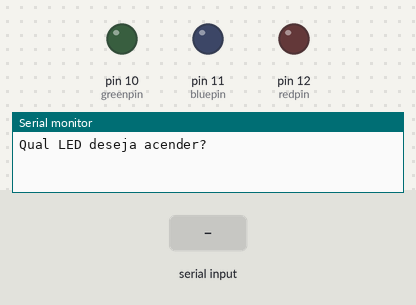
Recording of a sketch running on a simulated Arduino Uno, built with avr-gcc and run on an emulated ATmega328P. Shown: output pins drawn as LEDs (lit = HIGH), the last lines printed to the serial monitor. Inputs (shaded band) come from the test bench.

Above: at 1.2 s.
1.3 s: "vermelho" received over Serial
At 2.8 s:
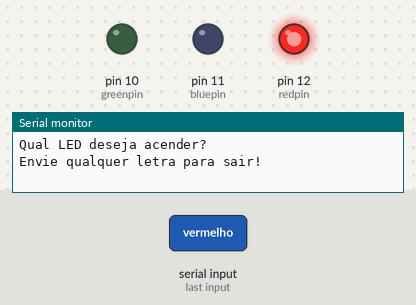
3.8 s: "verde" received over Serial
At 4.9 s:
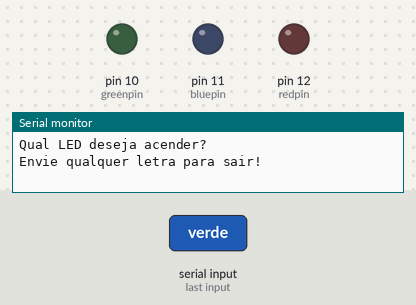
5.3 s: "azul" received over Serial
At 6.2 s:
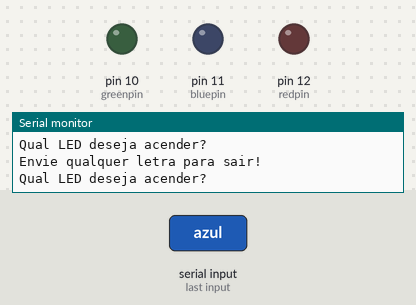
Timing chart, 0 to 8.3 s (numbered marks = the images above; inputs shaded):
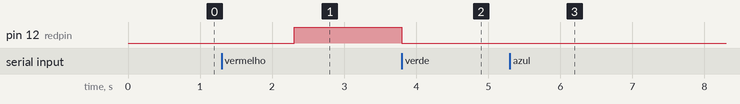

The sketch:

atividade_escolhaled1.ino
```cpp
int redpin = 12;
int bluepin = 11;
int greenpin = 10;
String myLed;
String ask="Qual LED deseja acender?";
String sair="Envie qualquer letra para sair!";

void setup(){
	pinMode(redpin, OUTPUT);
	pinMode(greenpin, OUTPUT);
	pinMode(bluepin, OUTPUT);
	Serial.begin(9600);
}

void loop(){
  Serial.println(ask);
  while (Serial.available() == 0){
  }
  myLed = Serial.readString();
  if (myLed == "vermelho"){
  digitalWrite(redpin, HIGH);
  }
  if (myLed == "verde"){
  digitalWrite(greenpin, HIGH);
  }
  if (myLed == "azul") {
   digitalWrite(bluepin, HIGH);
  }

  Serial.println(sair);
  while(Serial.available() == 0){

  }
  digitalWrite(redpin, LOW);
  digitalWrite(bluepin, LOW);
  digitalWrite(greenpin, LOW);
  delay(2000);
}
```

Measured:
- after the input at 1.3 s, pin 12 (redpin): LOW → HIGH after 1.0 s
- after the input at 3.8 s, pin 12 (redpin): HIGH → LOW at once
- after the input at 5.3 s, pin 10 (greenpin): stays LOW (without the input it goes to HIGH after 1.5 s)
